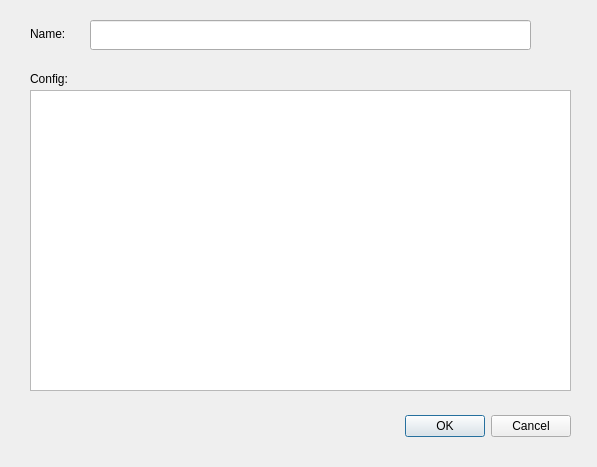
<?xml version="1.0" encoding="UTF-8"?>
<ui version="4.0">
 <class>ConfigDialog</class>
 <widget class="QDialog" name="ConfigDialog">
  <property name="geometry">
   <rect>
    <x>0</x>
    <y>0</y>
    <width>597</width>
    <height>467</height>
   </rect>
  </property>
  <property name="windowTitle">
   <string>Dialog</string>
  </property>
  <widget class="QDialogButtonBox" name="buttonBox">
   <property name="geometry">
    <rect>
     <x>230</x>
     <y>410</y>
     <width>341</width>
     <height>32</height>
    </rect>
   </property>
   <property name="orientation">
    <enum>Qt::Horizontal</enum>
   </property>
   <property name="standardButtons">
    <set>QDialogButtonBox::Cancel|QDialogButtonBox::Ok</set>
   </property>
  </widget>
  <widget class="QLineEdit" name="name">
   <property name="geometry">
    <rect>
     <x>90</x>
     <y>20</y>
     <width>441</width>
     <height>30</height>
    </rect>
   </property>
  </widget>
  <widget class="QLabel" name="label">
   <property name="geometry">
    <rect>
     <x>30</x>
     <y>25</y>
     <width>61</width>
     <height>18</height>
    </rect>
   </property>
   <property name="text">
    <string>Name:</string>
   </property>
  </widget>
  <widget class="QTextEdit" name="config">
   <property name="geometry">
    <rect>
     <x>30</x>
     <y>90</y>
     <width>541</width>
     <height>301</height>
    </rect>
   </property>
  </widget>
  <widget class="QLabel" name="label_2">
   <property name="geometry">
    <rect>
     <x>30</x>
     <y>70</y>
     <width>61</width>
     <height>18</height>
    </rect>
   </property>
   <property name="text">
    <string>Config:</string>
   </property>
  </widget>
 </widget>
 <resources/>
 <connections>
  <connection>
   <sender>buttonBox</sender>
   <signal>accepted()</signal>
   <receiver>ConfigDialog</receiver>
   <slot>accept()</slot>
   <hints>
    <hint type="sourcelabel">
     <x>248</x>
     <y>254</y>
    </hint>
    <hint type="destinationlabel">
     <x>157</x>
     <y>274</y>
    </hint>
   </hints>
  </connection>
  <connection>
   <sender>buttonBox</sender>
   <signal>rejected()</signal>
   <receiver>ConfigDialog</receiver>
   <slot>reject()</slot>
   <hints>
    <hint type="sourcelabel">
     <x>316</x>
     <y>260</y>
    </hint>
    <hint type="destinationlabel">
     <x>286</x>
     <y>274</y>
    </hint>
   </hints>
  </connection>
 </connections>
</ui>
